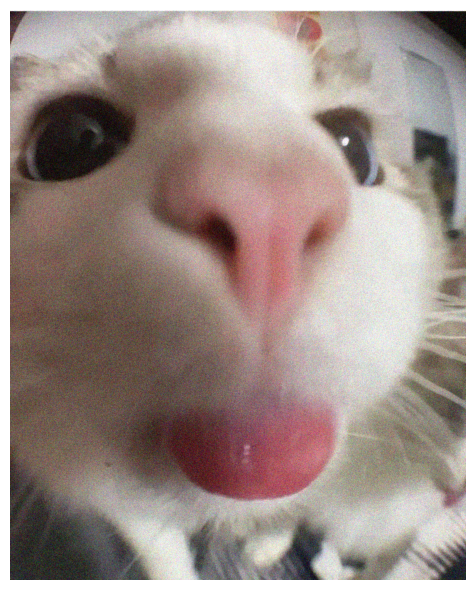
#> input picture 2_Suavização_Redução_Ruídos/Gato_ruido_original.png, 475 x 590 px, found by its file name
$ python gaussiano.py
#> lines starting #> are read from the running program, lines starting #| are printed output that depends on the picture

# O filtro gaussiano é uma técnica de suavização usada para reduzir ruídos e
# variações bruscas em imagens, mantendo suas bordas suaves.
# Ele funciona aplicando uma convolução com uma máscara baseada na função gaussiana,
# o que resulta em uma média ponderada dos pixels vizinhos.
# Neste código, a imagem original é carregada e processada com o filtro gaussiano
# usando a função GaussianBlur() da biblioteca PIL.
# O parâmetro 'radius' define o grau de suavização: quanto maior o valor, mais borrada
# a imagem fica.
# O resultado é exibido ao lado da imagem original e salvo em disco para comparação.

from PIL import Image
from PIL import ImageFilter
import matplotlib.pyplot as plt
import numpy as np

# Caminho da imagem original
caminho_original = r'Processamento Básico de Imagens\2_Suavização_Redução_Ruídos\Gato_ruido_original.png'

# Abrir imagem original
img_original = Image.open(caminho_original).convert("RGB")

# Clonar a imagem para aplicar o filtro gaussiano
img_gaussiana = img_original.copy()
matrix = img_gaussiana.load()

# Aplicar filtro gaussiano
r = 7
img_gaussiana = img_gaussiana.filter(ImageFilter.GaussianBlur(radius=r))
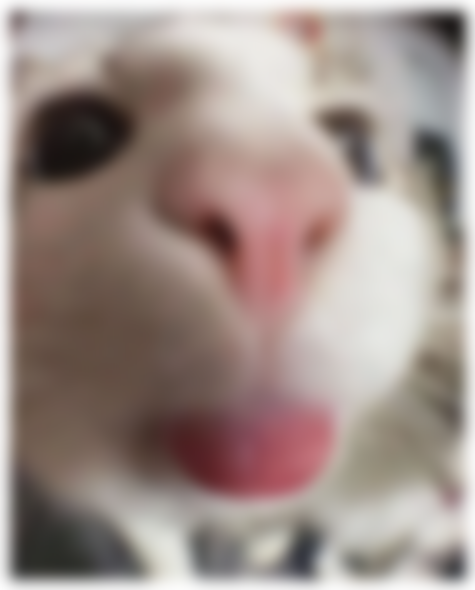
#> img_gaussiana: PIL image 475x590 RGB; mean R, G, B 158, 142.5, 136.6

# Mostrar as duas imagens lado a lado
fig, axs = plt.subplots(1, 2, figsize=(12, 6))

# Converter para array para exibir com matplotlib
axs[0].imshow(np.array(img_original))
axs[0].set_title("Imagem Original")
axs[0].axis("off")

axs[1].imshow(np.array(img_gaussiana))
axs[1].set_title(f"Filtro Gaussiano (radius= {r})")
axs[1].axis("off")

plt.tight_layout()
plt.show()
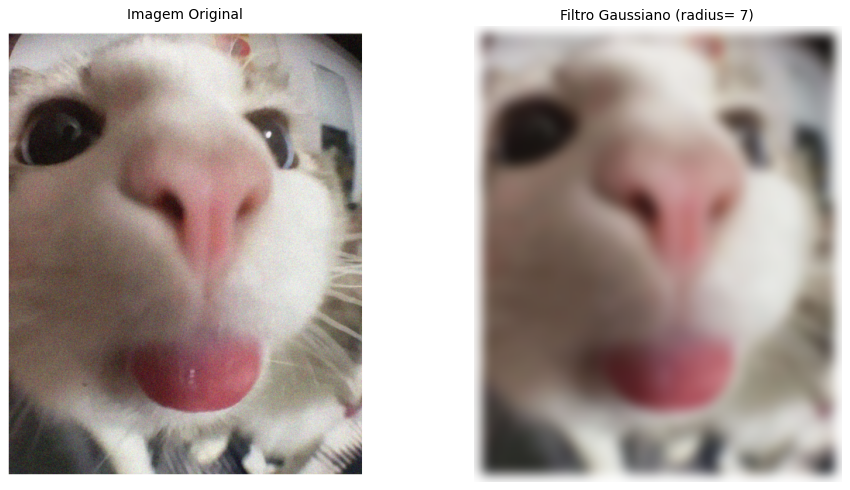
#> figure drawn by matplotlib, 2 panels

# Salvar a imagem filtrada
img_gaussiana.save(r'Processamento Básico de Imagens\2_Suavização_Redução_Ruídos\Gato_gaussiano.png')
